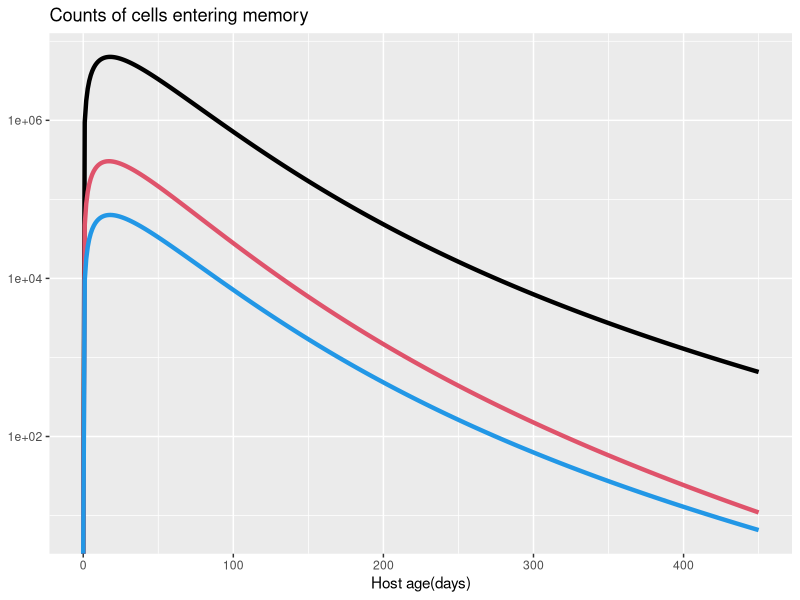
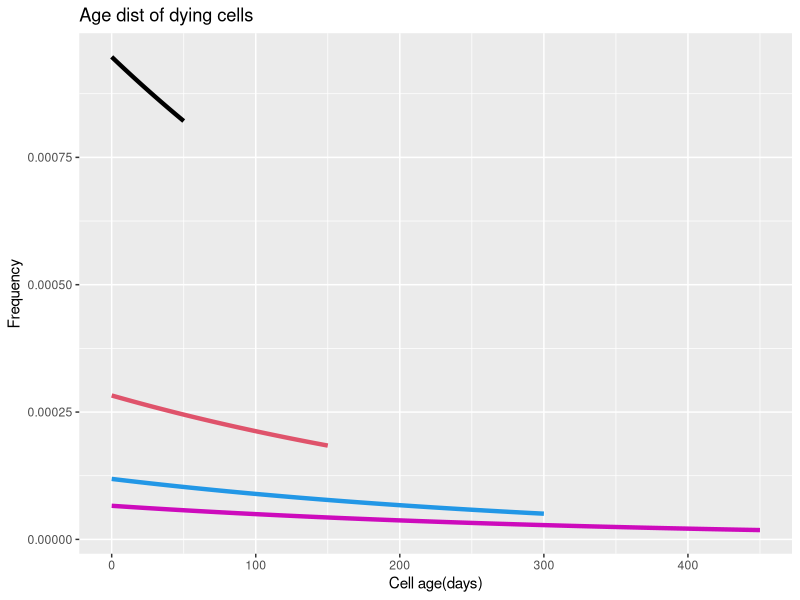
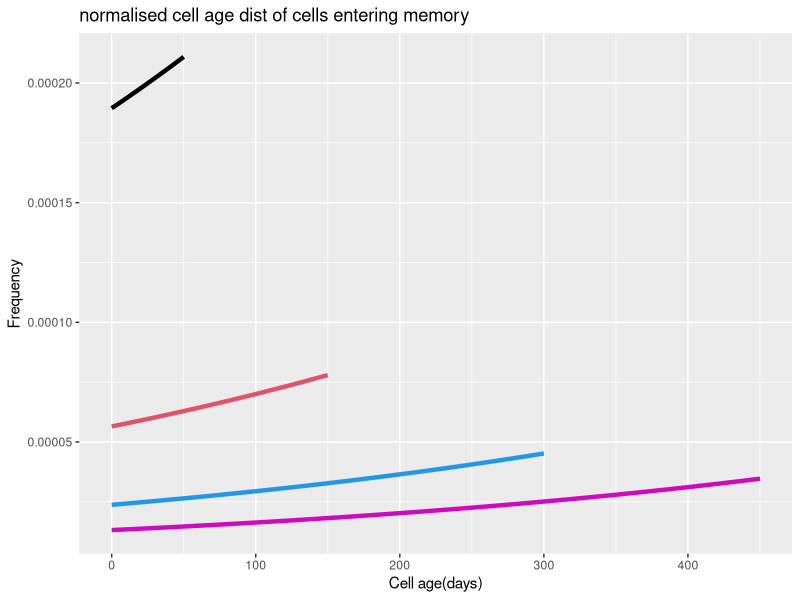

Reproduce these figures in R, in order. (Note: this script raises an error after producing the figures.)
library(tidyverse)
library(deSolve)


#Known parameters
v_cd4 = 0.002146831
v_cd8 = 0.003014382
ta = 49

# peripheral turnover rate 
lambda_hill <- function(a,l,r) {
  l/(1+ (a/r)^2)
}

#total thymic output
theta_func <- function(Time, theta0) {
  
  return(10^theta0 * exp(-v_cd4 * Time))
}

### rate of turnover varying with cell age
delta_age <- function(age, delta0, r){
  
  delta0 * exp(-r * age)
}

lambda_age <- function(age, delta0, r, mu, rho){
  
  delta_age(age, delta0, r) + mu -  rho
}

# age distribution of cells
G_noabmt <- function(a, t, theta0, delta0, r, mu, rho) {  
  
  theta_func(t-a, theta0)  * exp(- integrate(lambda_age, lower = 0, upper = t, delta0 = delta0, r = r, mu = mu, rho = rho)$value)
}  

G_vec <-  Vectorize(G_noabmt)

G_vec(100, 100, 6, 0.02, 0.001, 0.01, 0.01)

N_G_noabmt <- function(t, theta0, delta0, r, mu, rho){
  
  integrate(G_vec, lower = 0, upper = t, t = t, theta0 = theta0, delta0 = delta0, r = r, mu = mu, rho = rho)$value
}

N_G.v <- Vectorize(N_G_noabmt)

N_G.v(100, 6, 0.02, 0.001, 0.01, 0.01)

numerator_delta <-  function(a, t,theta0, delta0, r, mu, rho){
  
  (delta_age(a, delta0, r) * G_vec(a, t, theta0, delta0, r, mu, rho))
}

normalised_death <- function(a, t,theta0, delta0, r, mu, rho){
  
  (delta_age(a, delta0, r) * G_vec(a, t, theta0, delta0, r, mu, rho))/
    N_G.v(t, theta0, delta0, r, mu, rho)
}

loss_death <- function(t, theta0, delta0, r, mu, rho){
  
  ifelse(t>0, integrate(numerator_delta, lower = 0, upper = t, t=t, theta0 = theta0, delta0 = delta0, r = r, mu = mu, rho = rho)$value/
     N_G.v(t, theta0, delta0, r, mu, rho),
     delta0)
}

loss_death_vec <- Vectorize(loss_death)


death_cells <- function(t, theta0, delta0, r, mu, rho){
  
  loss_death_vec(t, theta0, delta0, r, mu, rho) * N_G.v(t, theta0, delta0, r, mu, rho)
}


numerator_mu <-  function(a, t,theta0, delta0, r, mu, rho){
  
  mu * G_vec(a, t, theta0, delta0, r, mu, rho)/
    N_G.v(t, theta0, delta0, r, mu, rho)
}

loss_mu <- function(t, theta0, delta0, r, mu, rho){
  
  #integrate(numerator_mu, lower = 0, upper = t, t=t, theta0 = theta0, delta0 = delta0, r = r, mu = mu, rho = rho)$value/
    mu * N_G.v(t, theta0, delta0, r, mu, rho)
}

loss_mu_vec <-  Vectorize(loss_mu)

age_pred1 <- seq(0, 50)
age_pred2 <- seq(0, 150)
age_pred3 <- seq(0, 300)
age_pred4 <- seq(0, 450)

ts_pred <-  seq(0, 450)

ggplot()+
  geom_line(aes(ts_pred, N_G.v(ts_pred, 6, 0.05, 0.005, 0.01, 0.001)), size =1.5, col=1)+
  geom_line(aes(ts_pred, death_cells(ts_pred, 6, 0.05, 0.005, 0.01, 0.001)), size =1.5, col=2)+
  geom_line(aes(ts_pred, loss_mu_vec(ts_pred, 6, 0.05, 0.005, 0.01, 0.001)), size =1.5, col=4)+
  labs(title ="Counts of cells entering memory", y = NULL, x = "Host age(days)") + scale_y_log10()


ggplot()+
  geom_line(aes(age_pred1, normalised_death(age_pred1, 50, 6, 0.05, 0.005, 0.01, 0.001)), size =1.5, col=1) +
  geom_line(aes(age_pred2, normalised_death(age_pred2, 150, 6, 0.05, 0.005, 0.01, 0.001)), size =1.5, col=2) +
  geom_line(aes(age_pred3, normalised_death(age_pred3, 300, 6, 0.05, 0.005, 0.01, 0.001)), size =1.5, col=4) +
  geom_line(aes(age_pred4, normalised_death(age_pred4, 450, 6, 0.05, 0.005, 0.01, 0.001)), size =1.5, col=6) +
  labs(title ="Age dist of dying cells ", y = "Frequency", x = "Cell age(days)")
  
ggplot()+
  geom_line(aes(age_pred1, numerator_mu(age_pred1, 50, 6, 0.05, 0.005, 0.01, 0.001)), size =1.5, col=1) +
  geom_line(aes(age_pred2, numerator_mu(age_pred2, 150, 6, 0.05, 0.005, 0.01, 0.001)), size =1.5, col=2) +
  geom_line(aes(age_pred3, numerator_mu(age_pred3, 300, 6, 0.05, 0.005, 0.01, 0.001)), size =1.5, col=4) +
  geom_line(aes(age_pred4, numerator_mu(age_pred4, 450, 6, 0.05, 0.005, 0.01, 0.001)), size =1.5, col=6) +
  labs(title ="normalised cell age dist of cells entering memory", y = "Frequency", x = "Cell age(days)")


set.seed(1004)

ts_fit <- as.integer(c(runif(20, 5, 39),
            runif(50, 40, 400)))

counts_err <- c(rnorm(20, exp(13.5), exp(14.5)),
                rnorm(50, exp(13), exp(14.2)))

fake_data <- data.frame("host_age" = ts_fit, 
                        "counts" = N_G.v(ts_fit, 6, 0.08, 80) + counts_err) %>%
  arrange(host_age)


ts_pred <- seq(1, 400, 0.5)

ggplot()+
  geom_point(data = fake_data, aes(x = host_age, y = counts), size = 2) +
  geom_line(aes(ts_pred, N_G.v(ts_pred, 6, 0.08, 80)), size = 1.5) + scale_y_log10()
  
#parameters
v= v_cd4 #rate of thymic involution

#fitting log N_total & logit N_fd to the NCD4 data
ADT_NCD4_tx <- function(param, boot_data) { 
  theta0 <-param[1]
  l <- param[2]                     #parametrs to be estimated as part of a vector
  r <- param[3]            
  
  exp_WT.df <- boot_data%>%
    mutate(log_WT = log10(counts)) 
  
  pred_WT <- log10(N_G.v(exp_WT.df$host_age, theta0, l, r))
  
  ssqres1 <- sum((pred_WT - exp_WT.df$log_WT)^2)
  
  k  <- length(param)                #number of unknown parameters 
  n1 <- nrow(exp_WT.df)              #number of observations in dataset1
  
  #cost function
  #log-likelihood ignoring all the terms dependent only on the number of observations n
  #matrix multipltication of residual and transpose of residuals
  logl <-  - (n1/2)* log(ssqres1)  
  #stats for model validation
  AICcd4tx <<-  2*k - 2*logl
  
  return(-logl)     #since optim minimizes the function by default, ML
} 

ADT_N4Tx_fits <- optim(par=c(6, 0.03, 20), fn = ADT_NCD4_tx, boot_data = fake_data, hessian = TRUE)
ADT_N4Tx_fits
AICcd4tx


ggplot() +
  geom_point(data = fake_data, aes(host_age, y= counts), size = 2) +
  labs(title="Age-conditioning model", y="naive CD4 cell counts", x="mouse age (days)") + xlim(0, 400) +
  geom_line(aes(x= ts_pred, y=N_G.v(ts_pred, ADT_N4Tx_fits$par[1],  ADT_N4Tx_fits$par[2], ADT_N4Tx_fits$par[3])), color="#2548b4", size = 1.5)+
  scale_y_continuous(limits=c(1e6, 2e7),  trans="log10", breaks=c(1e7, 1e6, 1e8)) +
  theme_bw() + theme(axis.text = element_text(size = 32),
                     axis.title =  element_text(size = 22, face = "bold"),
                     panel.background = element_rect(colour = "black"),
                     plot.title = element_text(size=22, face = "bold",  hjust = 0.5),
                     legend.text = element_text(size=22, hjust = 0.5),
                     legend.title = element_blank())



params <- c("theta0" = 6, 'l' = 0.1, 'r' = 40)

ts_ode <- seq(1, 100)

foreach_time <- function(ts){
  
  ## ode function
  ode_func <-  function(s, state, parms){
    with(as.list(c(state, parms)),{
      #rate of change
      dX <-  -lambda_hill(s, l, r) * X
      
      #return the rate of change
      list(c(dX = theta_func(ts - s, theta0)))
      
    })  # end with(as.list ...
  }
  
  #initial conditions
  state <- c(X=0)
   
  # time points for which conc is reported
  # include the points where data is available
  times= c(0, ts)
  
  sol_ode <- ode(y= state, times=times, func = ode_func, parms = list(theta0 = 6, l = 0.01, r = 40))
  sol_ode[2, 2]
}

sol_df <- data.frame("time" = ts_ode)
for (i in ts_ode){
  
  sol_df[i,2] <- foreach_time(i)
}

int_df <- data.frame("time" = ts_ode,
                     "counts" = N_G.v(ts_ode, 6, 0.01, 40))

ggplot()+
  geom_line(data = sol_df, aes(time, V2), size =1.5, col =2)+
  geom_line(data = int_df, aes(time, counts), size =1.5, col =4)
  

foreach_time(100)
